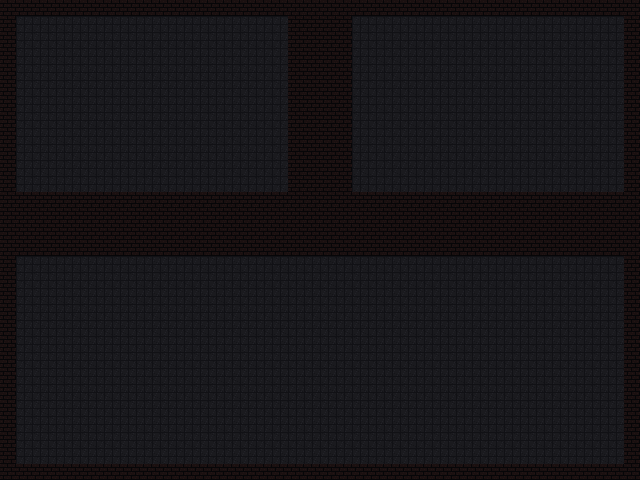

A level layout from a 2D game, rendered from its tile map. Below: a short description, then the map file with its tile-grid data intact:
An orthogonal 40x30 tile map with 16x16 px tiles, 1 tile layer (tiles) and 3 objects.

<map version="1.10" orientation="orthogonal" renderorder="right-down" width="40" height="30" tilewidth="16" tileheight="16" infinite="0">
 <tileset firstgid="1" name="tiles" tilewidth="16" tileheight="16" tilecount="3" columns="3">
  <image source="../tiles/tileset.png" width="48" height="16" />
 </tileset>
 <layer id="1" name="tiles" width="40" height="30">
  <data encoding="csv">
2,2,2,2,2,2,2,2,2,2,2,2,2,2,2,2,2,2,2,2,2,2,2,2,2,2,2,2,2,2,2,2,2,2,2,2,2,2,2,2,
2,1,1,1,1,1,1,1,1,1,1,1,1,1,1,1,1,1,2,2,2,2,1,1,1,1,1,1,1,1,1,1,1,1,1,1,1,1,1,2,
2,1,1,1,1,1,1,1,1,1,1,1,1,1,1,1,1,1,2,2,2,2,1,1,1,1,1,1,1,1,1,1,1,1,1,1,1,1,1,2,
2,1,1,1,1,1,1,1,1,1,1,1,1,1,1,1,1,1,2,2,2,2,1,1,1,1,1,1,1,1,1,1,1,1,1,1,1,1,1,2,
2,1,1,1,1,1,1,1,1,1,1,1,1,1,1,1,1,1,2,2,2,2,1,1,1,1,1,1,1,1,1,1,1,1,1,1,1,1,1,2,
2,1,1,1,1,1,1,1,1,1,1,1,1,1,1,1,1,1,2,2,2,2,1,1,1,1,1,1,1,1,1,1,1,1,1,1,1,1,1,2,
2,1,1,1,1,1,1,1,1,1,1,1,1,1,1,1,1,1,2,2,2,2,1,1,1,1,1,1,1,1,1,1,1,1,1,1,1,1,1,2,
2,1,1,1,1,1,1,1,1,1,1,1,1,1,1,1,1,1,2,2,2,2,1,1,1,1,1,1,1,1,1,1,1,1,1,1,1,1,1,2,
2,1,1,1,1,1,1,1,1,1,1,1,1,1,1,1,1,1,2,2,2,2,1,1,1,1,1,1,1,1,1,1,1,1,1,1,1,1,1,2,
2,1,1,1,1,1,1,1,1,1,1,1,1,1,1,1,1,1,2,2,2,2,1,1,1,1,1,1,1,1,1,1,1,1,1,1,1,1,1,2,
2,1,1,1,1,1,1,1,1,1,1,1,1,1,1,1,1,1,2,2,2,2,1,1,1,1,1,1,1,1,1,1,1,1,1,1,1,1,1,2,
2,1,1,1,1,1,1,1,1,1,1,1,1,1,1,1,1,1,2,2,2,2,1,1,1,1,1,1,1,1,1,1,1,1,1,1,1,1,1,2,
2,2,2,2,2,2,2,2,2,2,2,2,2,2,2,2,2,2,2,2,2,2,2,2,2,2,2,2,2,2,2,2,2,2,2,2,2,2,2,2,
2,2,2,2,2,2,2,2,2,2,2,2,2,2,2,2,2,2,2,2,2,2,2,2,2,2,2,2,2,2,2,2,2,2,2,2,2,2,2,2,
2,2,2,2,2,2,2,2,2,2,2,2,2,2,2,2,2,2,2,2,2,2,2,2,2,2,2,2,2,2,2,2,2,2,2,2,2,2,2,2,
2,2,2,2,2,2,2,2,2,2,2,2,2,2,2,2,2,2,2,2,2,2,2,2,2,2,2,2,2,2,2,2,2,2,2,2,2,2,2,2,
2,1,1,1,1,1,1,1,1,1,1,1,1,1,1,1,1,1,1,1,1,1,1,1,1,1,1,1,1,1,1,1,1,1,1,1,1,1,1,2,
2,1,1,1,1,1,1,1,1,1,1,1,1,1,1,1,1,1,1,1,1,1,1,1,1,1,1,1,1,1,1,1,1,1,1,1,1,1,1,2,
2,1,1,1,1,1,1,1,1,1,1,1,1,1,1,1,1,1,1,1,1,1,1,1,1,1,1,1,1,1,1,1,1,1,1,1,1,1,1,2,
2,1,1,1,1,1,1,1,1,1,1,1,1,1,1,1,1,1,1,1,1,1,1,1,1,1,1,1,1,1,1,1,1,1,1,1,1,1,1,2,
2,1,1,1,1,1,1,1,1,1,1,1,1,1,1,1,1,1,1,1,1,1,1,1,1,1,1,1,1,1,1,1,1,1,1,1,1,1,1,2,
2,1,1,1,1,1,1,1,1,1,1,1,1,1,1,1,1,1,1,1,1,1,1,1,1,1,1,1,1,1,1,1,1,1,1,1,1,1,1,2,
2,1,1,1,1,1,1,1,1,1,1,1,1,1,1,1,1,1,1,1,1,1,1,1,1,1,1,1,1,1,1,1,1,1,1,1,1,1,1,2,
2,1,1,1,1,1,1,1,1,1,1,1,1,1,1,1,1,1,1,1,1,1,1,1,1,1,1,1,1,1,1,1,1,1,1,1,1,1,1,2,
2,1,1,1,1,1,1,1,1,1,1,1,1,1,1,1,1,1,1,1,1,1,1,1,1,1,1,1,1,1,1,1,1,1,1,1,1,1,1,2,
2,1,1,1,1,1,1,1,1,1,1,1,1,1,1,1,1,1,1,1,1,1,1,1,1,1,1,1,1,1,1,1,1,1,1,1,1,1,1,2,
2,1,1,1,1,1,1,1,1,1,1,1,1,1,1,1,1,1,1,1,1,1,1,1,1,1,1,1,1,1,1,1,1,1,1,1,1,1,1,2,
2,1,1,1,1,1,1,1,1,1,1,1,1,1,1,1,1,1,1,1,1,1,1,1,1,1,1,1,1,1,1,1,1,1,1,1,1,1,1,2,
2,1,1,1,1,1,1,1,1,1,1,1,1,1,1,1,1,1,1,1,1,1,1,1,1,1,1,1,1,1,1,1,1,1,1,1,1,1,1,2,
2,2,2,2,2,2,2,2,2,2,2,2,2,2,2,2,2,2,2,2,2,2,2,2,2,2,2,2,2,2,2,2,2,2,2,2,2,2,2,2
  </data>
 </layer>
 <objectgroup id="2" name="Rooms">
  <object id="1" x="0" y="0" width="304" height="208">
   <properties>
    <property name="id" type="int" value="1" />
    <property name="heroSpawnX" type="float" value="144" />
    <property name="heroSpawnY" type="float" value="360" />
    <property name="clownSpawnX" type="float" value="32" />
    <property name="clownSpawnY" type="float" value="288" />
   </properties>
  </object>
  <object id="2" x="336" y="0" width="304" height="208">
   <properties>
    <property name="id" type="int" value="2" />
    <property name="heroSpawnX" type="float" value="480" />
    <property name="heroSpawnY" type="float" value="360" />
    <property name="clownSpawnX" type="float" value="368" />
    <property name="clownSpawnY" type="float" value="288" />
   </properties>
  </object>
  <object id="3" x="0" y="240" width="640" height="240">
   <properties>
    <property name="id" type="int" value="3" />
    <property name="heroSpawnX" type="float" value="320" />
    <property name="heroSpawnY" type="float" value="120" />
    <property name="clownSpawnX" type="float" value="32" />
    <property name="clownSpawnY" type="float" value="32" />
   </properties>
  </object>
 </objectgroup>
</map>
